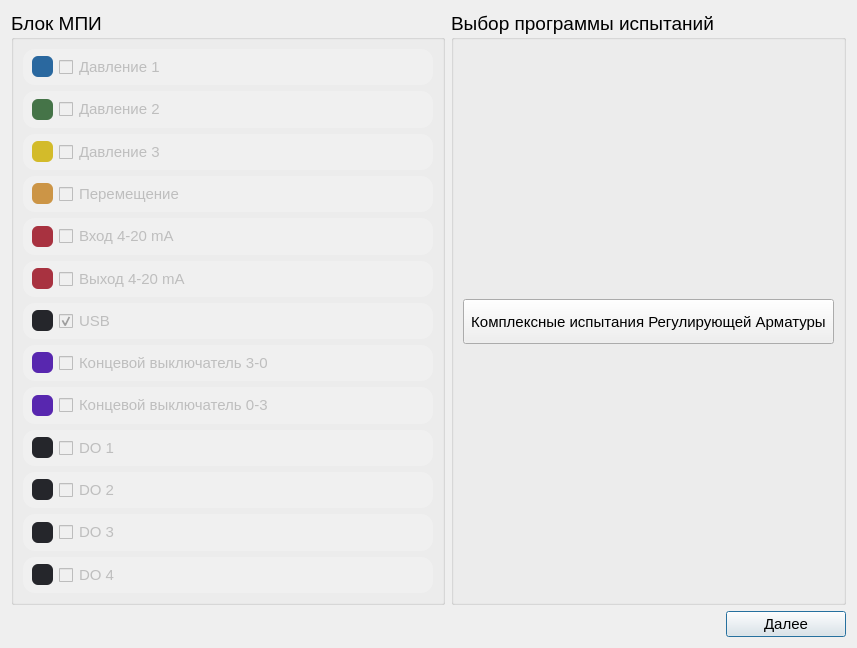
<?xml version="1.0" encoding="UTF-8"?>
<ui version="4.0">
 <class>SelectTests</class>
 <widget class="QDialog" name="SelectTests">
  <property name="geometry">
   <rect>
    <x>0</x>
    <y>0</y>
    <width>857</width>
    <height>648</height>
   </rect>
  </property>
  <property name="windowTitle">
   <string>Выбор программы испытаний</string>
  </property>
  <layout class="QVBoxLayout" name="verticalLayout_3">
   <item>
    <layout class="QHBoxLayout" name="horizontalLayout_2">
     <item>
      <widget class="QGroupBox" name="groupBox">
       <property name="font">
        <font>
         <family>Segoe UI</family>
         <pointsize>14</pointsize>
         <bold>false</bold>
        </font>
       </property>
       <property name="title">
        <string>Блок МПИ</string>
       </property>
       <layout class="QVBoxLayout" name="verticalLayout">
        <item>
         <widget class="QFrame" name="frame_pressure_1">
          <property name="enabled">
           <bool>false</bool>
          </property>
          <property name="sizePolicy">
           <sizepolicy hsizetype="Expanding" vsizetype="Preferred">
            <horstretch>0</horstretch>
            <verstretch>0</verstretch>
           </sizepolicy>
          </property>
          <property name="styleSheet">
           <string notr="true">background-color: #F0F0F0;
border-radius: 12px;</string>
          </property>
          <property name="frameShape">
           <enum>QFrame::Shape::StyledPanel</enum>
          </property>
          <property name="frameShadow">
           <enum>QFrame::Shadow::Raised</enum>
          </property>
          <layout class="QHBoxLayout" name="horizontalLayout_15">
           <property name="spacing">
            <number>6</number>
           </property>
           <property name="leftMargin">
            <number>9</number>
           </property>
           <property name="topMargin">
            <number>0</number>
           </property>
           <property name="rightMargin">
            <number>9</number>
           </property>
           <property name="bottomMargin">
            <number>0</number>
           </property>
           <item>
            <widget class="QWidget" name="pressure_1_color" native="true">
             <property name="minimumSize">
              <size>
               <width>21</width>
               <height>21</height>
              </size>
             </property>
             <property name="maximumSize">
              <size>
               <width>21</width>
               <height>21</height>
              </size>
             </property>
             <property name="font">
              <font>
               <pointsize>5</pointsize>
              </font>
             </property>
             <property name="styleSheet">
              <string notr="true">background-color: #2A689F;
border-radius: 6px;</string>
             </property>
            </widget>
           </item>
           <item>
            <widget class="QCheckBox" name="check_box_pressure_1">
             <property name="minimumSize">
              <size>
               <width>0</width>
               <height>32</height>
              </size>
             </property>
             <property name="font">
              <font>
               <family>Segoe UI</family>
               <pointsize>11</pointsize>
               <bold>false</bold>
               <underline>false</underline>
              </font>
             </property>
             <property name="mouseTracking">
              <bool>true</bool>
             </property>
             <property name="styleSheet">
              <string notr="true"/>
             </property>
             <property name="text">
              <string>Давление 1</string>
             </property>
            </widget>
           </item>
          </layout>
         </widget>
        </item>
        <item>
         <widget class="QFrame" name="frame_pressure_2">
          <property name="enabled">
           <bool>false</bool>
          </property>
          <property name="sizePolicy">
           <sizepolicy hsizetype="Expanding" vsizetype="Preferred">
            <horstretch>0</horstretch>
            <verstretch>0</verstretch>
           </sizepolicy>
          </property>
          <property name="styleSheet">
           <string notr="true">background-color: #F0F0F0;
border-radius: 12px;</string>
          </property>
          <property name="frameShape">
           <enum>QFrame::Shape::StyledPanel</enum>
          </property>
          <property name="frameShadow">
           <enum>QFrame::Shadow::Raised</enum>
          </property>
          <layout class="QHBoxLayout" name="horizontalLayout_16">
           <property name="leftMargin">
            <number>9</number>
           </property>
           <property name="topMargin">
            <number>0</number>
           </property>
           <property name="rightMargin">
            <number>9</number>
           </property>
           <property name="bottomMargin">
            <number>0</number>
           </property>
           <item>
            <widget class="QWidget" name="pressure_2_color" native="true">
             <property name="minimumSize">
              <size>
               <width>21</width>
               <height>21</height>
              </size>
             </property>
             <property name="maximumSize">
              <size>
               <width>21</width>
               <height>21</height>
              </size>
             </property>
             <property name="styleSheet">
              <string notr="true">background-color: #457448;
border-radius: 6px;</string>
             </property>
            </widget>
           </item>
           <item>
            <widget class="QCheckBox" name="check_box_pressure_2">
             <property name="minimumSize">
              <size>
               <width>0</width>
               <height>32</height>
              </size>
             </property>
             <property name="font">
              <font>
               <family>Segoe UI</family>
               <pointsize>11</pointsize>
               <bold>false</bold>
               <underline>false</underline>
              </font>
             </property>
             <property name="styleSheet">
              <string notr="true"/>
             </property>
             <property name="text">
              <string>Давление 2</string>
             </property>
            </widget>
           </item>
          </layout>
         </widget>
        </item>
        <item>
         <widget class="QFrame" name="frame_pressure_3">
          <property name="enabled">
           <bool>false</bool>
          </property>
          <property name="sizePolicy">
           <sizepolicy hsizetype="Expanding" vsizetype="Preferred">
            <horstretch>0</horstretch>
            <verstretch>0</verstretch>
           </sizepolicy>
          </property>
          <property name="styleSheet">
           <string notr="true">background-color: #F0F0F0;
border-radius: 12px;</string>
          </property>
          <property name="frameShape">
           <enum>QFrame::Shape::StyledPanel</enum>
          </property>
          <property name="frameShadow">
           <enum>QFrame::Shadow::Raised</enum>
          </property>
          <layout class="QHBoxLayout" name="horizontalLayout_17">
           <property name="leftMargin">
            <number>9</number>
           </property>
           <property name="topMargin">
            <number>0</number>
           </property>
           <property name="rightMargin">
            <number>9</number>
           </property>
           <property name="bottomMargin">
            <number>0</number>
           </property>
           <item>
            <widget class="QWidget" name="pressure_3_color" native="true">
             <property name="minimumSize">
              <size>
               <width>21</width>
               <height>21</height>
              </size>
             </property>
             <property name="maximumSize">
              <size>
               <width>21</width>
               <height>21</height>
              </size>
             </property>
             <property name="styleSheet">
              <string notr="true">background-color: #D3BB2A;
border-radius: 6px;</string>
             </property>
            </widget>
           </item>
           <item>
            <widget class="QCheckBox" name="check_box_pressure_3">
             <property name="minimumSize">
              <size>
               <width>0</width>
               <height>32</height>
              </size>
             </property>
             <property name="font">
              <font>
               <family>Segoe UI</family>
               <pointsize>11</pointsize>
               <bold>false</bold>
               <underline>false</underline>
              </font>
             </property>
             <property name="styleSheet">
              <string notr="true"/>
             </property>
             <property name="text">
              <string>Давление 3</string>
             </property>
            </widget>
           </item>
          </layout>
         </widget>
        </item>
        <item>
         <widget class="QFrame" name="frame_moving">
          <property name="enabled">
           <bool>false</bool>
          </property>
          <property name="styleSheet">
           <string notr="true">background-color: #F0F0F0;
border-radius: 12px;</string>
          </property>
          <property name="frameShape">
           <enum>QFrame::Shape::StyledPanel</enum>
          </property>
          <property name="frameShadow">
           <enum>QFrame::Shadow::Raised</enum>
          </property>
          <layout class="QHBoxLayout" name="horizontalLayout_18">
           <property name="leftMargin">
            <number>9</number>
           </property>
           <property name="topMargin">
            <number>0</number>
           </property>
           <property name="rightMargin">
            <number>9</number>
           </property>
           <property name="bottomMargin">
            <number>0</number>
           </property>
           <item>
            <widget class="QWidget" name="moving_color" native="true">
             <property name="minimumSize">
              <size>
               <width>21</width>
               <height>21</height>
              </size>
             </property>
             <property name="maximumSize">
              <size>
               <width>21</width>
               <height>21</height>
              </size>
             </property>
             <property name="styleSheet">
              <string notr="true">background-color: #CC9546;
border-radius: 6px;</string>
             </property>
            </widget>
           </item>
           <item>
            <widget class="QCheckBox" name="check_box_moving">
             <property name="minimumSize">
              <size>
               <width>0</width>
               <height>32</height>
              </size>
             </property>
             <property name="font">
              <font>
               <family>Segoe UI</family>
               <pointsize>11</pointsize>
               <bold>false</bold>
               <underline>false</underline>
              </font>
             </property>
             <property name="styleSheet">
              <string notr="true"/>
             </property>
             <property name="text">
              <string>Перемещение</string>
             </property>
            </widget>
           </item>
          </layout>
         </widget>
        </item>
        <item>
         <widget class="QFrame" name="frame_input_4_20_mA">
          <property name="enabled">
           <bool>false</bool>
          </property>
          <property name="styleSheet">
           <string notr="true">background-color: #F0F0F0;
border-radius: 12px;</string>
          </property>
          <property name="frameShape">
           <enum>QFrame::Shape::StyledPanel</enum>
          </property>
          <property name="frameShadow">
           <enum>QFrame::Shadow::Raised</enum>
          </property>
          <layout class="QHBoxLayout" name="horizontalLayout_19">
           <property name="leftMargin">
            <number>9</number>
           </property>
           <property name="topMargin">
            <number>0</number>
           </property>
           <property name="rightMargin">
            <number>9</number>
           </property>
           <property name="bottomMargin">
            <number>0</number>
           </property>
           <item>
            <widget class="QWidget" name="input_4_20_mA_color" native="true">
             <property name="minimumSize">
              <size>
               <width>21</width>
               <height>21</height>
              </size>
             </property>
             <property name="maximumSize">
              <size>
               <width>21</width>
               <height>21</height>
              </size>
             </property>
             <property name="styleSheet">
              <string notr="true">background-color: #A83240;
border-radius: 6px;</string>
             </property>
            </widget>
           </item>
           <item>
            <widget class="QCheckBox" name="check_box_input_4_20_mA">
             <property name="minimumSize">
              <size>
               <width>0</width>
               <height>32</height>
              </size>
             </property>
             <property name="font">
              <font>
               <family>Segoe UI</family>
               <pointsize>11</pointsize>
               <bold>false</bold>
               <underline>false</underline>
              </font>
             </property>
             <property name="styleSheet">
              <string notr="true"/>
             </property>
             <property name="text">
              <string>Вход 4-20 mA</string>
             </property>
            </widget>
           </item>
          </layout>
         </widget>
        </item>
        <item>
         <widget class="QFrame" name="frame_output_4_20_mA">
          <property name="enabled">
           <bool>false</bool>
          </property>
          <property name="styleSheet">
           <string notr="true">background-color: #F0F0F0;
border-radius: 12px;</string>
          </property>
          <property name="frameShape">
           <enum>QFrame::Shape::StyledPanel</enum>
          </property>
          <property name="frameShadow">
           <enum>QFrame::Shadow::Raised</enum>
          </property>
          <layout class="QHBoxLayout" name="horizontalLayout_22">
           <property name="leftMargin">
            <number>9</number>
           </property>
           <property name="topMargin">
            <number>0</number>
           </property>
           <property name="rightMargin">
            <number>9</number>
           </property>
           <property name="bottomMargin">
            <number>0</number>
           </property>
           <item>
            <widget class="QWidget" name="output_4_20_mA_color" native="true">
             <property name="minimumSize">
              <size>
               <width>21</width>
               <height>21</height>
              </size>
             </property>
             <property name="maximumSize">
              <size>
               <width>21</width>
               <height>21</height>
              </size>
             </property>
             <property name="styleSheet">
              <string notr="true">background-color: #A83240;
border-radius: 6px;</string>
             </property>
            </widget>
           </item>
           <item>
            <widget class="QCheckBox" name="check_box_output_4_20_mA">
             <property name="minimumSize">
              <size>
               <width>0</width>
               <height>32</height>
              </size>
             </property>
             <property name="font">
              <font>
               <family>Segoe UI</family>
               <pointsize>11</pointsize>
               <bold>false</bold>
               <underline>false</underline>
              </font>
             </property>
             <property name="styleSheet">
              <string notr="true"/>
             </property>
             <property name="text">
              <string>Выход 4-20 mA</string>
             </property>
            </widget>
           </item>
          </layout>
         </widget>
        </item>
        <item>
         <widget class="QFrame" name="frame_usb">
          <property name="enabled">
           <bool>false</bool>
          </property>
          <property name="styleSheet">
           <string notr="true">background-color: #F0F0F0;
border-radius: 12px;</string>
          </property>
          <property name="frameShape">
           <enum>QFrame::Shape::StyledPanel</enum>
          </property>
          <property name="frameShadow">
           <enum>QFrame::Shadow::Raised</enum>
          </property>
          <layout class="QHBoxLayout" name="horizontalLayout_24">
           <property name="leftMargin">
            <number>9</number>
           </property>
           <property name="topMargin">
            <number>0</number>
           </property>
           <property name="rightMargin">
            <number>9</number>
           </property>
           <property name="bottomMargin">
            <number>0</number>
           </property>
           <item>
            <widget class="QWidget" name="usb_color" native="true">
             <property name="minimumSize">
              <size>
               <width>21</width>
               <height>21</height>
              </size>
             </property>
             <property name="maximumSize">
              <size>
               <width>21</width>
               <height>21</height>
              </size>
             </property>
             <property name="styleSheet">
              <string notr="true">background-color: #25262B;
border-radius: 6px;</string>
             </property>
            </widget>
           </item>
           <item>
            <widget class="QCheckBox" name="check_box_usb">
             <property name="enabled">
              <bool>false</bool>
             </property>
             <property name="minimumSize">
              <size>
               <width>0</width>
               <height>32</height>
              </size>
             </property>
             <property name="font">
              <font>
               <family>Segoe UI</family>
               <pointsize>11</pointsize>
               <bold>false</bold>
               <underline>false</underline>
              </font>
             </property>
             <property name="mouseTracking">
              <bool>true</bool>
             </property>
             <property name="tabletTracking">
              <bool>false</bool>
             </property>
             <property name="styleSheet">
              <string notr="true"/>
             </property>
             <property name="text">
              <string>USB</string>
             </property>
             <property name="checked">
              <bool>true</bool>
             </property>
            </widget>
           </item>
          </layout>
         </widget>
        </item>
        <item>
         <widget class="QFrame" name="frame_imit_switch_3_0">
          <property name="enabled">
           <bool>false</bool>
          </property>
          <property name="styleSheet">
           <string notr="true">background-color: #F0F0F0;
border-radius: 12px;</string>
          </property>
          <property name="frameShape">
           <enum>QFrame::Shape::StyledPanel</enum>
          </property>
          <property name="frameShadow">
           <enum>QFrame::Shadow::Raised</enum>
          </property>
          <layout class="QHBoxLayout" name="horizontalLayout_20">
           <property name="leftMargin">
            <number>9</number>
           </property>
           <property name="topMargin">
            <number>0</number>
           </property>
           <property name="rightMargin">
            <number>9</number>
           </property>
           <property name="bottomMargin">
            <number>0</number>
           </property>
           <item>
            <widget class="QWidget" name="imit_switch_3_0_color" native="true">
             <property name="minimumSize">
              <size>
               <width>21</width>
               <height>21</height>
              </size>
             </property>
             <property name="maximumSize">
              <size>
               <width>21</width>
               <height>21</height>
              </size>
             </property>
             <property name="styleSheet">
              <string notr="true">background-color: #5827AF;
border-radius: 6px;</string>
             </property>
            </widget>
           </item>
           <item>
            <widget class="QCheckBox" name="check_box_imit_switch_3_0">
             <property name="minimumSize">
              <size>
               <width>0</width>
               <height>32</height>
              </size>
             </property>
             <property name="font">
              <font>
               <family>Segoe UI</family>
               <pointsize>11</pointsize>
               <bold>false</bold>
               <underline>false</underline>
              </font>
             </property>
             <property name="styleSheet">
              <string notr="true"/>
             </property>
             <property name="text">
              <string>Концевой выключатель 3-0</string>
             </property>
            </widget>
           </item>
          </layout>
         </widget>
        </item>
        <item>
         <widget class="QFrame" name="frame_imit_switch_0_3">
          <property name="enabled">
           <bool>false</bool>
          </property>
          <property name="styleSheet">
           <string notr="true">background-color: #F0F0F0;
border-radius: 12px;</string>
          </property>
          <property name="frameShape">
           <enum>QFrame::Shape::StyledPanel</enum>
          </property>
          <property name="frameShadow">
           <enum>QFrame::Shadow::Raised</enum>
          </property>
          <layout class="QHBoxLayout" name="horizontalLayout_21">
           <property name="leftMargin">
            <number>9</number>
           </property>
           <property name="topMargin">
            <number>0</number>
           </property>
           <property name="rightMargin">
            <number>9</number>
           </property>
           <property name="bottomMargin">
            <number>0</number>
           </property>
           <item>
            <widget class="QWidget" name="imit_switch_0_3_color" native="true">
             <property name="minimumSize">
              <size>
               <width>21</width>
               <height>21</height>
              </size>
             </property>
             <property name="maximumSize">
              <size>
               <width>21</width>
               <height>21</height>
              </size>
             </property>
             <property name="styleSheet">
              <string notr="true">background-color: #5827AF;
border-radius: 6px;</string>
             </property>
            </widget>
           </item>
           <item>
            <widget class="QCheckBox" name="check_box_imit_switch_0_3">
             <property name="minimumSize">
              <size>
               <width>0</width>
               <height>32</height>
              </size>
             </property>
             <property name="font">
              <font>
               <family>Segoe UI</family>
               <pointsize>11</pointsize>
               <bold>false</bold>
               <underline>false</underline>
              </font>
             </property>
             <property name="styleSheet">
              <string notr="true"/>
             </property>
             <property name="text">
              <string>Концевой выключатель 0-3</string>
             </property>
             <property name="checked">
              <bool>false</bool>
             </property>
             <property name="autoRepeat">
              <bool>false</bool>
             </property>
             <property name="autoExclusive">
              <bool>false</bool>
             </property>
             <property name="tristate">
              <bool>false</bool>
             </property>
            </widget>
           </item>
          </layout>
         </widget>
        </item>
        <item>
         <widget class="QFrame" name="frame_do_1">
          <property name="enabled">
           <bool>false</bool>
          </property>
          <property name="styleSheet">
           <string notr="true">background-color: #F0F0F0;
border-radius: 12px;</string>
          </property>
          <property name="frameShape">
           <enum>QFrame::Shape::StyledPanel</enum>
          </property>
          <property name="frameShadow">
           <enum>QFrame::Shadow::Raised</enum>
          </property>
          <layout class="QHBoxLayout" name="horizontalLayout_27">
           <property name="leftMargin">
            <number>9</number>
           </property>
           <property name="topMargin">
            <number>0</number>
           </property>
           <property name="rightMargin">
            <number>9</number>
           </property>
           <property name="bottomMargin">
            <number>0</number>
           </property>
           <item>
            <widget class="QWidget" name="do_1_color" native="true">
             <property name="minimumSize">
              <size>
               <width>21</width>
               <height>21</height>
              </size>
             </property>
             <property name="maximumSize">
              <size>
               <width>21</width>
               <height>21</height>
              </size>
             </property>
             <property name="styleSheet">
              <string notr="true">background-color: #25262B;
border-radius: 6px;</string>
             </property>
            </widget>
           </item>
           <item>
            <widget class="QCheckBox" name="check_box_do_1">
             <property name="minimumSize">
              <size>
               <width>0</width>
               <height>32</height>
              </size>
             </property>
             <property name="font">
              <font>
               <family>Segoe UI</family>
               <pointsize>11</pointsize>
               <bold>false</bold>
               <underline>false</underline>
              </font>
             </property>
             <property name="styleSheet">
              <string notr="true"/>
             </property>
             <property name="text">
              <string>DO 1</string>
             </property>
             <property name="checkable">
              <bool>true</bool>
             </property>
             <property name="checked">
              <bool>false</bool>
             </property>
            </widget>
           </item>
          </layout>
         </widget>
        </item>
        <item>
         <widget class="QFrame" name="frame_do_2">
          <property name="enabled">
           <bool>false</bool>
          </property>
          <property name="styleSheet">
           <string notr="true">background-color: #F0F0F0;
border-radius: 12px;</string>
          </property>
          <property name="frameShape">
           <enum>QFrame::Shape::StyledPanel</enum>
          </property>
          <property name="frameShadow">
           <enum>QFrame::Shadow::Raised</enum>
          </property>
          <layout class="QHBoxLayout" name="horizontalLayout_23">
           <property name="leftMargin">
            <number>9</number>
           </property>
           <property name="topMargin">
            <number>0</number>
           </property>
           <property name="rightMargin">
            <number>9</number>
           </property>
           <property name="bottomMargin">
            <number>0</number>
           </property>
           <item>
            <widget class="QWidget" name="do_2_color" native="true">
             <property name="minimumSize">
              <size>
               <width>21</width>
               <height>21</height>
              </size>
             </property>
             <property name="maximumSize">
              <size>
               <width>21</width>
               <height>21</height>
              </size>
             </property>
             <property name="styleSheet">
              <string notr="true">background-color: #25262B;
border-radius: 6px;</string>
             </property>
            </widget>
           </item>
           <item>
            <widget class="QCheckBox" name="check_box_do_2">
             <property name="minimumSize">
              <size>
               <width>0</width>
               <height>32</height>
              </size>
             </property>
             <property name="font">
              <font>
               <family>Segoe UI</family>
               <pointsize>11</pointsize>
               <bold>false</bold>
               <underline>false</underline>
              </font>
             </property>
             <property name="styleSheet">
              <string notr="true"/>
             </property>
             <property name="text">
              <string>DO 2</string>
             </property>
            </widget>
           </item>
          </layout>
         </widget>
        </item>
        <item>
         <widget class="QFrame" name="frame_do_3">
          <property name="enabled">
           <bool>false</bool>
          </property>
          <property name="styleSheet">
           <string notr="true">background-color: #F0F0F0;
border-radius: 12px;</string>
          </property>
          <property name="frameShape">
           <enum>QFrame::Shape::StyledPanel</enum>
          </property>
          <property name="frameShadow">
           <enum>QFrame::Shadow::Raised</enum>
          </property>
          <layout class="QHBoxLayout" name="horizontalLayout_25">
           <property name="leftMargin">
            <number>9</number>
           </property>
           <property name="topMargin">
            <number>0</number>
           </property>
           <property name="rightMargin">
            <number>9</number>
           </property>
           <property name="bottomMargin">
            <number>0</number>
           </property>
           <item>
            <widget class="QWidget" name="do_3_color" native="true">
             <property name="minimumSize">
              <size>
               <width>21</width>
               <height>21</height>
              </size>
             </property>
             <property name="maximumSize">
              <size>
               <width>21</width>
               <height>21</height>
              </size>
             </property>
             <property name="styleSheet">
              <string notr="true">background-color: #25262B;
border-radius: 6px;</string>
             </property>
            </widget>
           </item>
           <item>
            <widget class="QCheckBox" name="check_box_do_3">
             <property name="minimumSize">
              <size>
               <width>0</width>
               <height>32</height>
              </size>
             </property>
             <property name="font">
              <font>
               <family>Segoe UI</family>
               <pointsize>11</pointsize>
               <bold>false</bold>
               <underline>false</underline>
              </font>
             </property>
             <property name="styleSheet">
              <string notr="true"/>
             </property>
             <property name="text">
              <string>DO 3</string>
             </property>
            </widget>
           </item>
          </layout>
         </widget>
        </item>
        <item>
         <widget class="QFrame" name="frame_do_4">
          <property name="enabled">
           <bool>false</bool>
          </property>
          <property name="styleSheet">
           <string notr="true">background-color: #F0F0F0;
border-radius: 12px;</string>
          </property>
          <property name="frameShape">
           <enum>QFrame::Shape::StyledPanel</enum>
          </property>
          <property name="frameShadow">
           <enum>QFrame::Shadow::Raised</enum>
          </property>
          <layout class="QHBoxLayout" name="horizontalLayout_26">
           <property name="leftMargin">
            <number>9</number>
           </property>
           <property name="topMargin">
            <number>0</number>
           </property>
           <property name="rightMargin">
            <number>9</number>
           </property>
           <property name="bottomMargin">
            <number>0</number>
           </property>
           <item>
            <widget class="QWidget" name="do_4_color" native="true">
             <property name="minimumSize">
              <size>
               <width>21</width>
               <height>21</height>
              </size>
             </property>
             <property name="maximumSize">
              <size>
               <width>21</width>
               <height>21</height>
              </size>
             </property>
             <property name="styleSheet">
              <string notr="true">background-color: #25262B;
border-radius: 6px;</string>
             </property>
            </widget>
           </item>
           <item>
            <widget class="QCheckBox" name="check_box_do_4">
             <property name="minimumSize">
              <size>
               <width>0</width>
               <height>32</height>
              </size>
             </property>
             <property name="font">
              <font>
               <family>Segoe UI</family>
               <pointsize>11</pointsize>
               <bold>false</bold>
               <underline>false</underline>
              </font>
             </property>
             <property name="styleSheet">
              <string notr="true"/>
             </property>
             <property name="text">
              <string>DO 4</string>
             </property>
            </widget>
           </item>
          </layout>
         </widget>
        </item>
       </layout>
      </widget>
     </item>
     <item>
      <widget class="QGroupBox" name="groupBox_2">
       <property name="font">
        <font>
         <family>Segoe UI</family>
         <pointsize>14</pointsize>
         <bold>false</bold>
        </font>
       </property>
       <property name="title">
        <string>Выбор программы испытаний</string>
       </property>
       <layout class="QVBoxLayout" name="verticalLayout_2">
        <item>
         <spacer name="verticalSpacer_2">
          <property name="orientation">
           <enum>Qt::Orientation::Vertical</enum>
          </property>
          <property name="sizeHint" stdset="0">
           <size>
            <width>20</width>
            <height>40</height>
           </size>
          </property>
         </spacer>
        </item>
        <item>
         <widget class="QToolButton" name="button_C_CVT">
          <property name="sizePolicy">
           <sizepolicy hsizetype="Preferred" vsizetype="Preferred">
            <horstretch>0</horstretch>
            <verstretch>0</verstretch>
           </sizepolicy>
          </property>
          <property name="minimumSize">
           <size>
            <width>0</width>
            <height>45</height>
           </size>
          </property>
          <property name="font">
           <font>
            <family>Segoe UI</family>
            <pointsize>11</pointsize>
            <italic>false</italic>
            <bold>false</bold>
           </font>
          </property>
          <property name="styleSheet">
           <string notr="true"/>
          </property>
          <property name="text">
           <string>Комплексные испытания Регулирующей Арматуры</string>
          </property>
          <property name="shortcut">
           <string>1</string>
          </property>
         </widget>
        </item>
        <item>
         <spacer name="verticalSpacer">
          <property name="orientation">
           <enum>Qt::Orientation::Vertical</enum>
          </property>
          <property name="sizeHint" stdset="0">
           <size>
            <width>20</width>
            <height>40</height>
           </size>
          </property>
         </spacer>
        </item>
       </layout>
      </widget>
     </item>
    </layout>
   </item>
   <item>
    <layout class="QHBoxLayout" name="horizontalLayout">
     <item>
      <spacer name="horizontalSpacer">
       <property name="orientation">
        <enum>Qt::Orientation::Horizontal</enum>
       </property>
       <property name="sizeHint" stdset="0">
        <size>
         <width>40</width>
         <height>20</height>
        </size>
       </property>
      </spacer>
     </item>
     <item>
      <widget class="QPushButton" name="entry_testing">
       <property name="enabled">
        <bool>true</bool>
       </property>
       <property name="minimumSize">
        <size>
         <width>120</width>
         <height>0</height>
        </size>
       </property>
       <property name="font">
        <font>
         <pointsize>11</pointsize>
        </font>
       </property>
       <property name="text">
        <string>Далее</string>
       </property>
      </widget>
     </item>
    </layout>
   </item>
  </layout>
 </widget>
 <tabstops>
  <tabstop>button_C_CVT</tabstop>
  <tabstop>entry_testing</tabstop>
  <tabstop>check_box_pressure_1</tabstop>
  <tabstop>check_box_pressure_2</tabstop>
  <tabstop>check_box_pressure_3</tabstop>
  <tabstop>check_box_moving</tabstop>
  <tabstop>check_box_input_4_20_mA</tabstop>
  <tabstop>check_box_output_4_20_mA</tabstop>
  <tabstop>check_box_usb</tabstop>
  <tabstop>check_box_imit_switch_3_0</tabstop>
  <tabstop>check_box_imit_switch_0_3</tabstop>
  <tabstop>check_box_do_1</tabstop>
  <tabstop>check_box_do_2</tabstop>
  <tabstop>check_box_do_3</tabstop>
  <tabstop>check_box_do_4</tabstop>
 </tabstops>
 <resources/>
 <connections/>
</ui>
